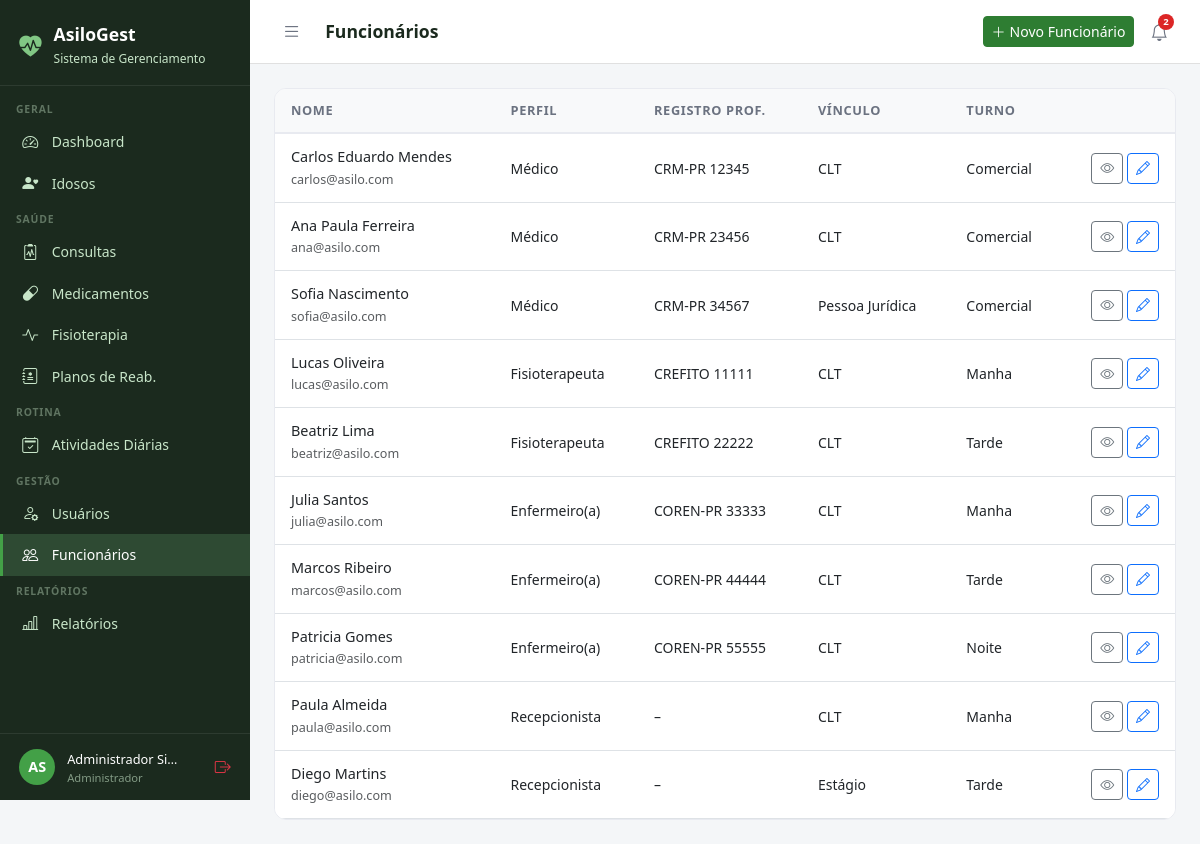
The page /funcionarios/ (signed in) on the database its author committed.
### core/models.py (models this page shows, shortened)
class Usuario(AbstractUser):
    PERFIL_CHOICES = [
        ('administrador', 'Administrador'),
        ('medico', 'Médico'),
        ('fisioterapeuta', 'Fisioterapeuta'),
        ('enfermeiro', 'Enfermeiro(a)'),
        ('recepcionista', 'Recepcionista'),
        ('familiar', 'Familiar do Idoso'),
    ]
    perfil = models.CharField(
        max_length=20, choices=PERFIL_CHOICES,
        default='recepcionista', verbose_name='Perfil de Acesso'
    )
    telefone = models.CharField(max_length=15, blank=True, verbose_name='Telefone')
    cpf = models.CharField(max_length=14, unique=True, null=True, blank=True, verbose_name='CPF')
    foto = models.ImageField(upload_to='usuarios/', blank=True, null=True, verbose_name='Foto')
    data_nascimento = models.DateField(null=True, blank=True, verbose_name='Data de Nascimento')
    especialidade = models.CharField(
        max_length=100, blank=True, verbose_name='Especialidade',
        help_text='Preencha para Médico ou Fisioterapeuta'
    )
    data_admissao = models.DateField(null=True, blank=True, verbose_name='Data de Admissão')
    primeiro_acesso = models.BooleanField(
        default=True, verbose_name='Primeiro Acesso',
        help_text='Usuário deve definir senha no primeiro login'
    )
    ativo = models.BooleanField(default=True, verbose_name='Ativo')
    criado_em = models.DateTimeField(auto_now_add=True)
    class Meta:
        verbose_name = 'Usuário'
        verbose_name_plural = 'Usuários'
        ordering = ['first_name', 'last_name']
    @property
    def is_administrador(self):
        return self.perfil == 'administrador' or self.is_superuser
    @property
    def is_fisioterapeuta(self):
        return self.perfil == 'fisioterapeuta'
    @property
    def is_familiar(self):
        return self.perfil == 'familiar'
    @property
    def pode_ver_saude(self):
        return (self.is_administrador or self.is_medico
                or self.is_fisioterapeuta or self.is_enfermeiro)
    @property
    def pode_cadastrar_usuarios(self):
        return self.is_administrador or self.is_recepcionista
    @property
    def pode_administrar(self):
        return self.is_administrador

### funcionarios/models.py (models this page shows, shortened)
class Funcionario(models.Model):
    VINCULO_CHOICES = [
        ('clt', 'CLT'),
        ('pj', 'Pessoa Jurídica'),
        ('voluntario', 'Voluntário'),
        ('estagio', 'Estágio'),
    ]
    usuario = models.OneToOneField(Usuario, on_delete=models.CASCADE, related_name='funcionario')
    registro_profissional = models.CharField(max_length=30, blank=True, verbose_name='Registro Profissional (CRM/CREFITO etc.)')
    especialidade = models.CharField(max_length=100, blank=True)
    vinculo = models.CharField(max_length=12, choices=VINCULO_CHOICES, default='clt')
    data_admissao = models.DateField(verbose_name='Data de Admissão')
    data_demissao = models.DateField(null=True, blank=True, verbose_name='Data de Demissão')
    salario = models.DecimalField(max_digits=10, decimal_places=2, null=True, blank=True)
    carga_horaria = models.IntegerField(default=44, verbose_name='Carga Horária Semanal (h)')
    turno = models.CharField(max_length=20, blank=True, verbose_name='Turno de Trabalho')
    observacoes = models.TextField(blank=True)
    criado_em = models.DateTimeField(auto_now_add=True)
    class Meta:
        verbose_name = 'Funcionário'
        verbose_name_plural = 'Funcionários'

### funcionarios/views.py (the view)
# urls.py: path('', views.lista, name='lista'),
@login_required
@admin_required
def lista(request):
    funcionarios = Funcionario.objects.select_related('usuario').filter(data_demissao__isnull=True)
    return render(request, 'funcionarios/lista.html', {'funcionarios': funcionarios})

### templates/funcionarios/lista.html
{% extends 'base.html' %}
{% block title %}Funcionários{% endblock %}{% block page_title %}Funcionários{% endblock %}
{% block topbar_actions %}<a href="{% url 'funcionarios:novo' %}" class="btn btn-primary btn-sm"><i class="bi bi-plus-lg me-1"></i>Novo Funcionário</a>{% endblock %}
{% block content %}
<div class="table-card"><table class="table table-hover">
<thead><tr><th>Nome</th><th>Perfil</th><th>Registro Prof.</th><th>Vínculo</th><th>Turno</th><th></th></tr></thead>
<tbody>{% for f in funcionarios %}<tr>
  <td><div style="font-weight:500;">{{ f.usuario.get_full_name }}</div><small class="text-muted">{{ f.usuario.email }}</small></td>
  <td style="font-size:.875rem;">{{ f.usuario.get_perfil_display }}</td>
  <td style="font-size:.875rem;">{{ f.registro_profissional|default:"–" }}</td>
  <td style="font-size:.875rem;">{{ f.get_vinculo_display }}</td>
  <td style="font-size:.875rem;">{{ f.turno|default:"–" }}</td>
  <td class="text-end">
    <a href="{% url 'funcionarios:detalhe' f.pk %}" class="btn btn-sm btn-outline-secondary"><i class="bi bi-eye"></i></a>
    <a href="{% url 'funcionarios:editar' f.pk %}" class="btn btn-sm btn-outline-primary"><i class="bi bi-pencil"></i></a>
  </td>
</tr>{% empty %}<tr><td colspan="6" class="text-center py-4 text-muted">Nenhum funcionário cadastrado.</td></tr>{% endfor %}</tbody>
</table></div>{% endblock %}

### templates/base.html (shortened to what this page needs)
<!DOCTYPE html>
<html lang="pt-br">
<head>
  <link href="https://cdn.jsdelivr.net/npm/bootstrap@5.3.0/dist/css/bootstrap.min.css" rel="stylesheet">
  <link href="https://cdn.jsdelivr.net/npm/bootstrap-icons@1.11.0/font/bootstrap-icons.css" rel="stylesheet">
</head>
<body>
{% if user.is_authenticated %}
<div id="sidebar">
  <div class="sidebar-brand">
    <i class="bi bi-heart-pulse-fill" style="color:#81C784;font-size:1.4rem;"></i>
    <div>
      <h5 style="margin:0;">AsiloGest</h5>
      <small>Sistema de Gerenciamento</small>
    </div>
  </div>
  <nav class="sidebar-nav">
    <div class="nav-section">Geral</div>
    <a href="{% url 'dashboard' %}" class="sidebar-link {% if request.resolver_match.url_name == 'dashboard' %}active{% endif %}">
      <i class="bi bi-speedometer2"></i> Dashboard
    </a>
    <a href="{% url 'idosos:lista' %}" class="sidebar-link">
      <i class="bi bi-person-heart"></i>
      {% if user.is_familiar %}Meus Familiares{% else %}Idosos{% endif %}
    </a>
    {% if user.pode_ver_saude or user.is_familiar %}
    <div class="nav-section">Saúde</div>
    <a href="{% url 'consultas:lista' %}" class="sidebar-link">
      <i class="bi bi-clipboard2-pulse"></i> Consultas
    </a>
    <a href="{% url 'medicamentos:lista' %}" class="sidebar-link">
      <i class="bi bi-capsule"></i> Medicamentos
    </a>
    <a href="{% url 'fisioterapia:lista' %}" class="sidebar-link">
      <i class="bi bi-activity"></i> Fisioterapia
    </a>
    {% if user.pode_ver_saude and not user.is_familiar %}
    <a href="{% url 'fisioterapia:planos_lista' %}" class="sidebar-link">
      <i class="bi bi-journal-medical"></i> Planos de Reab.
    </a>
    {% endif %}
    {% endif %}
    <div class="nav-section">Rotina</div>
    <a href="{% url 'atividades:lista' %}" class="sidebar-link">
      <i class="bi bi-calendar2-check"></i> Atividades Diárias
    </a>
    {% if user.pode_cadastrar_usuarios %}
    <div class="nav-section">Gestão</div>
    <a href="{% url 'usuarios_lista' %}" class="sidebar-link">
      <i class="bi bi-person-gear"></i> Usuários
    </a>
    {% endif %}
    {% if user.pode_administrar %}
    <a href="{% url 'funcionarios:lista' %}" class="sidebar-link">
      <i class="bi bi-people"></i> Funcionários
    </a>
    {% endif %}
    {% if user.pode_ver_saude or user.pode_administrar %}
    <div class="nav-section">Relatórios</div>
    <a href="{% url 'relatorios:lista' %}" class="sidebar-link">
      <i class="bi bi-bar-chart-line"></i> Relatórios
    </a>
    {% endif %}
  </nav>
  <div class="sidebar-user">
    <div class="avatar">{{ user.first_name|first|upper }}{{ user.last_name|first|upper }}</div>
    <div class="info" style="min-width:0;flex:1;">
      <span>{{ user.get_full_name|truncatechars:18 }}</span>
      <small>{{ user.get_perfil_display }}</small>
    </div>
    <a href="{% url 'logout' %}" class="text-danger" title="Sair" style="flex-shrink:0;">
      <i class="bi bi-box-arrow-right"></i>
    </a>
  </div>
</div>
<div id="main">
  <div class="topbar">
    <div class="topbar-left">
      <button class="btn-toggle-sidebar" onclick="toggleSidebar()" title="Menu">
        <i class="bi bi-list"></i>
      </button>
      <h4>{% block page_title %}{% endblock %}</h4>
    </div>
    <div class="d-flex align-items-center gap-2">
      {% block topbar_actions %}{% endblock %}
      <div style="position:relative;">
        <button class="notif-btn" id="notifBtn" onclick="toggleNotif()" title="Notificações">
          <i class="bi bi-bell"></i>
          {% if notif_count %}
          <span class="notif-badge">{{ notif_count }}</span>
          {% endif %}
        </button>
      </div>
    </div>
  </div>
  <div class="content">
    {% block content %}{% endblock %}
  </div>
</div>
{% else %}
{% block full_content %}{% endblock %}
{% endif %}
</body>
</html>

### templates/base.html (style rules this page uses)
:root { --sidebar-width: 250px; --primary: #2E7D32; --primary-light: #43A047; --accent: #1565C0; --bg-sidebar: #1B2A1E; --bg-sidebar-hover: #2E4A33; --text-sidebar: #C8E6C9; --transition: 0.3s ease; }
body { background: #F4F6F8; font-family: 'Segoe UI', sans-serif; }
#sidebar { position: fixed; top: 0; left: 0; width: var(--sidebar-width); height: 100vh; background: var(--bg-sidebar); z-index: 1000; display: flex; flex-direction: column; overflow-y: auto; transition: transform var(--transition); }
.sidebar-brand { padding: 1.5rem 1.2rem 1rem; border-bottom: 1px solid rgba(255,255,255,0.08); display: flex; align-items: center; gap: .75rem; }
.sidebar-brand h5 { color: #fff; font-weight: 700; margin: 0; font-size: 1.1rem; }
.sidebar-brand small { color: var(--text-sidebar); font-size: .75rem; }
.sidebar-nav { padding: .5rem 0; flex: 1; }
.nav-section { padding: .5rem 1rem .2rem; color: rgba(200,230,201,.4); font-size: .65rem; font-weight: 700; letter-spacing: .08em; text-transform: uppercase; }
.sidebar-link { display: flex; align-items: center; gap: .65rem; padding: .55rem 1.2rem; color: var(--text-sidebar); text-decoration: none; font-size: .875rem; transition: all .2s; border-left: 3px solid transparent; }
.sidebar-link:hover, .sidebar-link.active { background: var(--bg-sidebar-hover); color: #fff; border-left-color: var(--primary-light); }
.sidebar-link i { font-size: 1rem; width: 1.2rem; }
.sidebar-user { padding: .8rem 1.2rem; border-top: 1px solid rgba(255,255,255,0.08); display: flex; align-items: center; gap: .75rem; }
.sidebar-user .avatar { width: 36px; height: 36px; background: var(--primary-light); border-radius: 50%; display: flex; align-items: center; justify-content: center; color: #fff; font-weight: 700; font-size: .9rem; flex-shrink: 0; }
.sidebar-user .info small { color: rgba(200,230,201,.6); font-size: .7rem; display: block; }
.sidebar-user .info span { color: #fff; font-size: .8rem; }
#main { margin-left: var(--sidebar-width); min-height: 100vh; display: flex; flex-direction: column; transition: margin-left var(--transition); }
.topbar { background: #fff; border-bottom: 1px solid #E0E0E0; padding: .75rem 1.5rem; display: flex; align-items: center; justify-content: space-between; position: sticky; top: 0; z-index: 999; }
.topbar-left { display: flex; align-items: center; gap: 1rem; }
.topbar h4 { margin: 0; font-size: 1.1rem; font-weight: 600; color: #1B2A1E; }
.btn-toggle-sidebar { background: none; border: none; padding: .4rem .5rem; color: #6B7280; cursor: pointer; border-radius: 6px; font-size: 1.2rem; line-height: 1; transition: background .2s, color .2s; }
.notif-btn { position: relative; background: none; border: none; padding: .4rem .5rem; color: #6B7280; cursor: pointer; border-radius: 6px; font-size: 1.1rem; transition: background .2s, color .2s; }
.notif-badge { position: absolute; top: 2px; right: 2px; background: #DC2626; color: #fff; font-size: .6rem; font-weight: 700; min-width: 16px; height: 16px; border-radius: 8px; padding: 0 4px; display: flex; align-items: center; justify-content: center; }
.content { padding: 1.5rem; flex: 1; }
.table-card { background: #fff; border-radius: 12px; border: 1px solid #E8EAF0; overflow: hidden; }
.table-card .table { margin: 0; }
.table thead th { background: #F8F9FA; border-bottom: 2px solid #E8EAF0; font-size: .8rem; font-weight: 600; color: #6B7280; text-transform: uppercase; letter-spacing: .05em; padding: .75rem 1rem; }
.table td { padding: .75rem 1rem; vertical-align: middle; font-size: .9rem; }
.btn-primary { background: var(--primary); border-color: var(--primary); }

### rows shown on the page
Usuario: first_name|first "A", last_name|first "S", get_full_name "Administrador Si…", perfil "Administrador"
Funcionario: usuario.get_full_name "Carlos Eduardo Mendes", usuario.email "carlos@asilo.com", usuario.perfil "Médico", registro_profissional "CRM-PR 12345", vinculo "CLT", turno "Comercial"
Funcionario: usuario.get_full_name "Ana Paula Ferreira", usuario.email "ana@asilo.com", usuario.perfil "Médico", registro_profissional "CRM-PR 23456", vinculo "CLT", turno "Comercial"
Funcionario: usuario.get_full_name "Sofia Nascimento", usuario.email "sofia@asilo.com", usuario.perfil "Médico", registro_profissional "CRM-PR 34567", vinculo "Pessoa Jurídica", turno "Comercial"
Funcionario: usuario.get_full_name "Lucas Oliveira", usuario.email "lucas@asilo.com", usuario.perfil "Fisioterapeuta", registro_profissional "CREFITO 11111", vinculo "CLT", turno "Manha"
Funcionario: usuario.get_full_name "Beatriz Lima", usuario.email "beatriz@asilo.com", usuario.perfil "Fisioterapeuta", registro_profissional "CREFITO 22222", vinculo "CLT", turno "Tarde"
Funcionario: usuario.get_full_name "Julia Santos", usuario.email "julia@asilo.com", usuario.perfil "Enfermeiro(a)", registro_profissional "COREN-PR 33333", vinculo "CLT", turno "Manha"
Funcionario: usuario.get_full_name "Marcos Ribeiro", usuario.email "marcos@asilo.com", usuario.perfil "Enfermeiro(a)", registro_profissional "COREN-PR 44444", vinculo "CLT", turno "Tarde"
Funcionario: usuario.get_full_name "Patricia Gomes", usuario.email "patricia@asilo.com", usuario.perfil "Enfermeiro(a)", registro_profissional "COREN-PR 55555", vinculo "CLT", turno "Noite"
Funcionario: usuario.get_full_name "Paula Almeida", usuario.email "paula@asilo.com", usuario.perfil "Recepcionista", registro_profissional "–", vinculo "CLT", turno "Manha"
Funcionario: usuario.get_full_name "Diego Martins", usuario.email "diego@asilo.com", usuario.perfil "Recepcionista", registro_profissional "–", vinculo "Estágio", turno "Tarde"

### other values the page prints
{{ notif_count }} "2"
